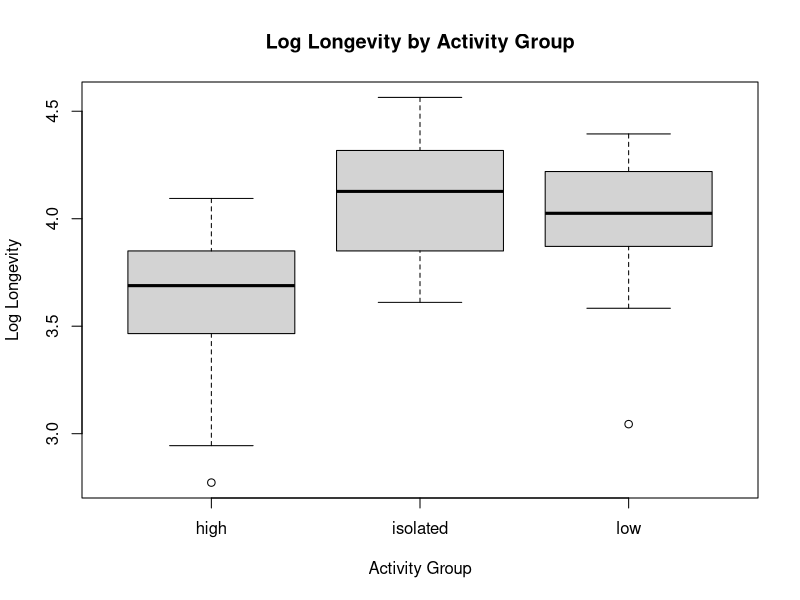
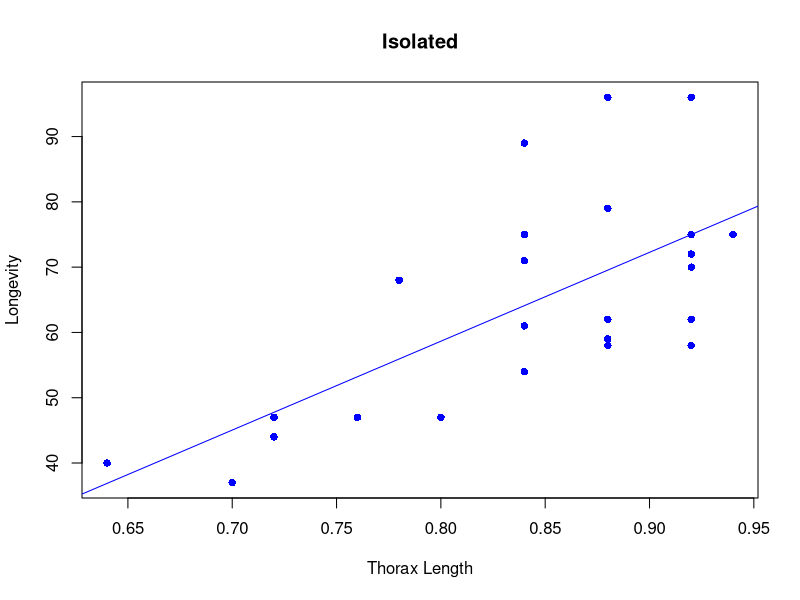
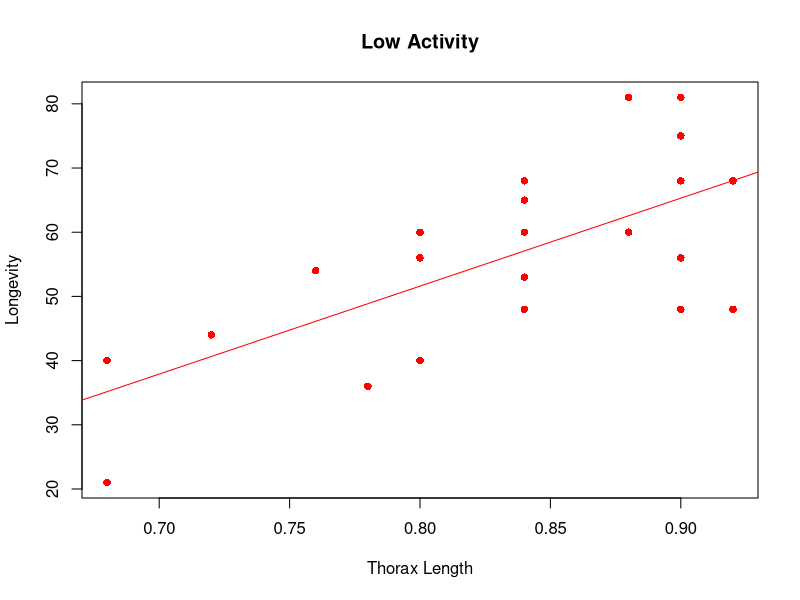
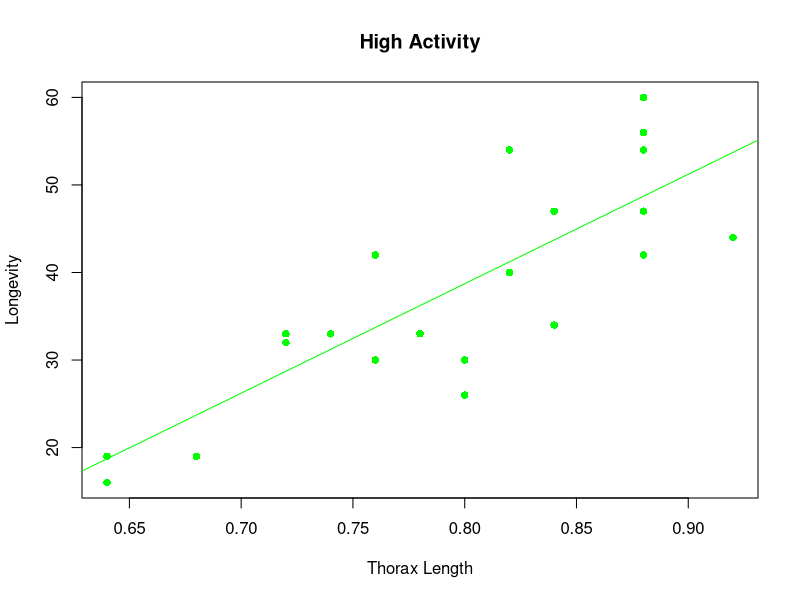
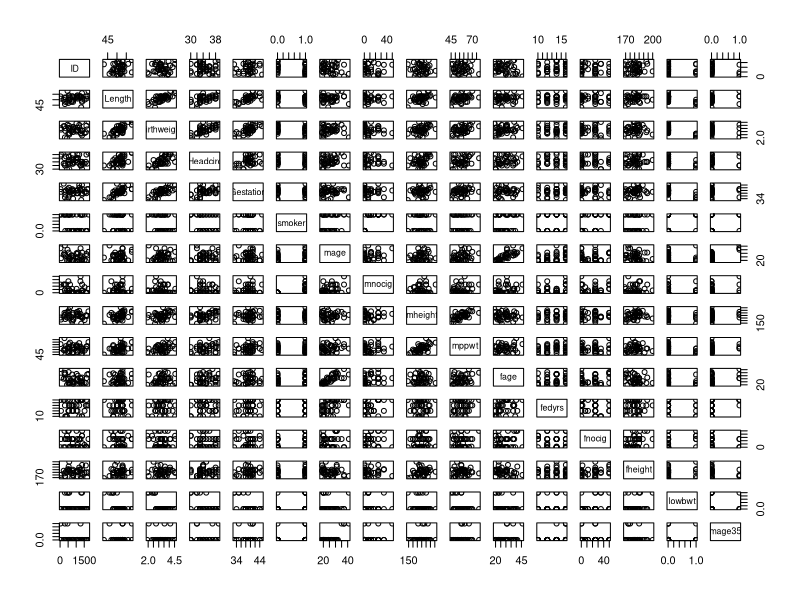
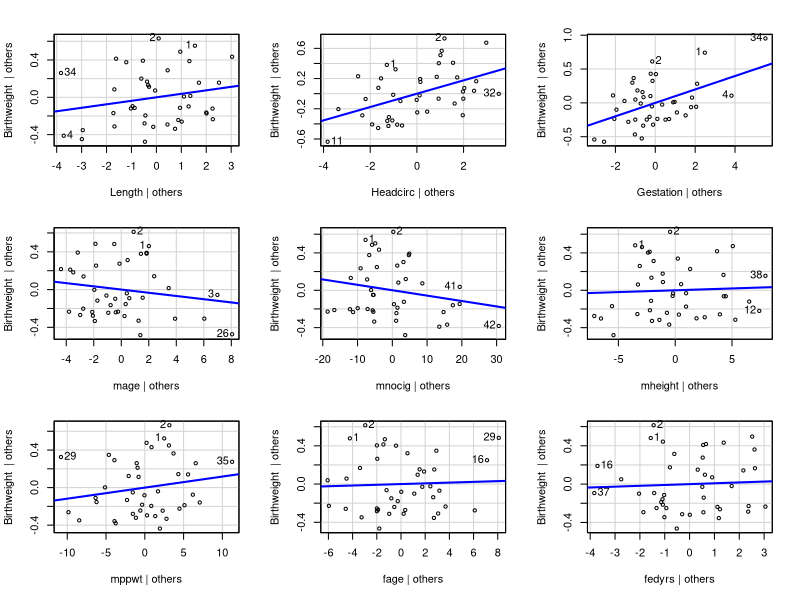
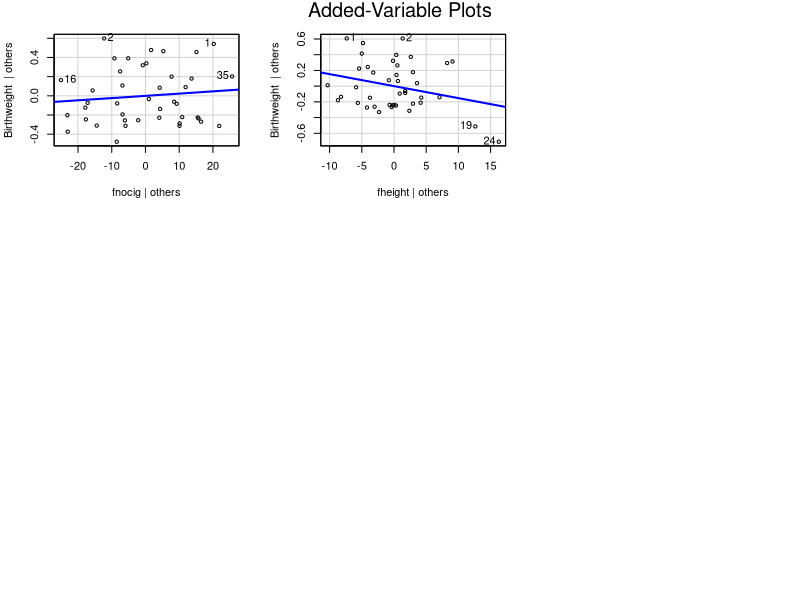
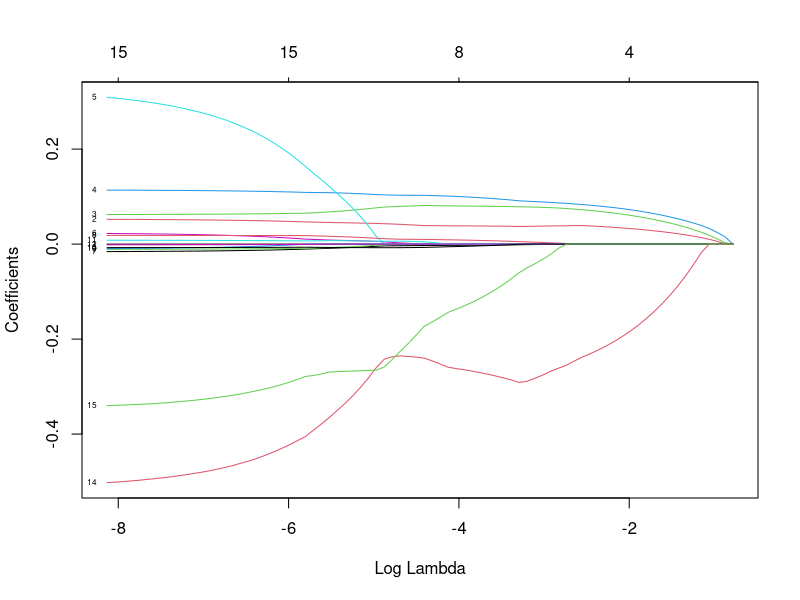

Reproduce these figures in R, in order. (Note: this script raises an error after producing the figures.)
## ---- chunk 1
knitr::opts_chunk$set(echo = TRUE)
set.seed(333)
library(lme4)
library(Matrix)
library(carData)
options(digits=3)
## ---- chunk 2
fruitfly_data=read.table(file="fruitflies.txt",header=TRUE)
## ---- chunk 3
fruitfly_data$loglongevity <- log(fruitfly_data$longevity)
## ---- chunk 4
boxplot(loglongevity ~ activity, data = fruitfly_data, 
        xlab = "Activity Group", ylab = "Log Longevity",
        main = "Log Longevity by Activity Group")
## ---- chunk 5
fruitfly_data$activity=factor(fruitfly_data$activity)
longaov <- lm(loglongevity ~ activity, data = fruitfly_data); anova(longaov)
summary(longaov)
## ---- chunk 6
tapply(fruitfly_data$longevity, fruitfly_data$activity, mean)
## ---- chunk 7
longaov <- lm(longevity ~ thorax + activity, data = fruitfly_data)
anova(longaov)
## ---- chunk 8
summary(longaov)
## ---- chunk 9
# Not sure about this...
avg_thorax_length <- mean(fruitfly_data$thorax)
avg_thorax_length

estimated_longevity_isolated <- (-67.37) + 20.07 + (132.62 * avg_thorax_length)
estimated_longevity_low <- (-67.37) + 13.05 + (132.62 * avg_thorax_length)
estimated_longevity_high <- (-67.37) + (132.62 * avg_thorax_length)

estimated_longevity_isolated
estimated_longevity_low
estimated_longevity_high
## ---- chunk 10
# Scatter plots for each activity group with linear regression lines
plot(fruitfly_data$thorax[fruitfly_data$activity == "isolated"], fruitfly_data$longevity[fruitfly_data$activity == "isolated"],
     xlab = "Thorax Length", ylab = "Longevity", main = "Isolated", pch = 16, col = "blue")
abline(lm(longevity ~ thorax, data = subset(fruitfly_data, activity == "isolated")), col = "blue")

plot(fruitfly_data$thorax[fruitfly_data$activity == "low"], fruitfly_data$longevity[fruitfly_data$activity == "low"],
     xlab = "Thorax Length", ylab = "Longevity", main = "Low Activity", pch = 16, col = "red")
abline(lm(longevity ~ thorax, data = subset(fruitfly_data, activity == "low")), col = "red")

plot(fruitfly_data$thorax[fruitfly_data$activity == "high"], fruitfly_data$longevity[fruitfly_data$activity == "high"],
     xlab = "Thorax Length", ylab = "Longevity", main = "High Activity", pch = 16, col = "green")
abline(lm(longevity ~ thorax, data = subset(fruitfly_data, activity == "high")), col = "green")

## ---- chunk 11
longaov = lm(loglongevity ~ thorax*activity, data = fruitfly_data)
summary(longaov)
## ---- chunk 12
longaov = lm(longevity ~ activity*thorax, data = fruitfly_data)
summary(longaov)
## ---- chunk 13
birthweight_data=read.csv(file="Birthweight.csv",header=TRUE)

## ---- chunk 14
pairs(birthweight_data) # Also plot residuals?
## ---- chunk 15
library("car")
birthweight_lm <- lm(Birthweight ~ Length + Headcirc + Gestation + mage + mnocig + mheight + mppwt + fage + fedyrs + fnocig + fheight, data=birthweight_data)
avPlots(birthweight_lm)
## ---- chunk 16
round(cooks.distance(birthweight_lm),2)
## ---- chunk 17
round(cor(birthweight_data), 2)
vif(birthweight_lm)
## ---- chunk 18
reduced_bw_lm = lm(Birthweight ~ Headcirc + Gestation, data=birthweight_data)
summary(reduced_bw_lm)

## ---- chunk 19
new_data <- data.frame(Headcirc = mean(birthweight_data$Headcirc),
                       Gestation = mean(birthweight_data$Gestation))

# Predict Birthweight using the reduced model
predicted <- predict(reduced_bw_lm, new_data, interval = "confidence", level = 0.95)

# Extract confidence intervals
confidence_intervals <- predicted[, c("fit", "lwr", "upr")]

# Predict Birthweight with prediction intervals
predicted_with_intervals <- predict(reduced_bw_lm, new_data, interval = "prediction", level = 0.95)

# Extract prediction intervals
prediction_intervals <- predicted_with_intervals[, c("fit", "lwr", "upr")]

# Display the results
confidence_intervals
prediction_intervals
## ---- chunk 20
set.seed(123)
library(glmnet)
x=as.matrix(birthweight_data[,-3]) #remove the response variable
y=as.double(as.matrix(birthweight_data[,3])) #only the response variable
train=sample(1:nrow(x),0.67*nrow(x)) # train by using 2/3 of the data
x.train=x[train,]; y.train=y[train] # data to train
x.test=x[-train,]; y.test=y[-train] # data to test the prediction quality
lasso.mod=glmnet(x.train,y.train,alpha=1)
cv.lasso=cv.glmnet(x.train,y.train,alpha=1,type.measure='mse')
plot(lasso.mod,label=T,xvar="lambda") #have a look at the lasso path
plot(cv.lasso) # the best lambda by cross-validation
plot(cv.lasso$glmnet.fit,xvar="lambda",label=T)
lambda.min=cv.lasso$lambda.min; lambda.1se=cv.lasso$lambda.1se
coef(lasso.mod,s=cv.lasso$lambda.1se) #beta’s for the best lambda
y.pred=predict(lasso.mod,s=lambda.1se,newx=x.test) #predict for test
mse.lasso=mean((y.test-y.pred)^2) #mse for the predicted test rows
new_model = lm(Birthweight ~ Length + Headcirc + Gestation + lowbwt, data=birthweight_data)
summary(new_model)
summary(reduced_bw_lm)
## ---- chunk 21
# Summary statistics
table(smoker = birthweight_data$smoker, lowbwt = birthweight_data$lowbwt)
table(mage35 = birthweight_data$mage35, lowbwt = birthweight_data$lowbwt)

# For smoking mothers
boxplot(Birthweight ~ smoker, data=birthweight_data, main="Birthweight by Smoking", xlab="Smoker", ylab="Birthweight")

# For mothers over 35
boxplot(Birthweight ~ mage35, data=birthweight_data, main="Birthweight by Mother's Age", xlab="Mother age > 35", ylab="Birthweight")
## ---- chunk 22
# do we need factors? mage35 for example?
lr_model = glm(lowbwt ~ Gestation + smoker + mage35, family = binomial, data = birthweight_data)
drop1()

summary(lr_model)
## ---- chunk 23
lr_model_1 <- glm(lowbwt ~ smoker * Gestation + mage35, data = birthweight_data, family = binomial)

lr_model_2 <- glm(lowbwt ~ mage35 * Gestation + smoker, data = birthweight_data, family = binomial)

summary(lr_model_1)
summary(lr_model_2)

## ---- chunk 24
lr_model_no_age = glm(lowbwt ~ Gestation + smoker, family = binomial, data = birthweight_data)
# Define the predictor values for each combination
predictor_values <- expand.grid(smoker = c(0, 1), Gestation = 40)

# Predict the probability of low birth weight for each combination
predicted_probabilities <- predict(lr_model_no_age, newdata = predictor_values, type = "response")

# Combine predictor values and predicted probabilities into a data frame
results <- cbind(predictor_values, Probability_Low_Birthweight = predicted_probabilities)

# Print the results
print(results)

## ---- chunk 25
chi2_test_smoker = chisq.test(table(birthweight_data$smoker, birthweight_data$lowbwt))
print(chi2_test_smoker)

chi2_test_mage35 = chisq.test(table(birthweight_data$mage35, birthweight_data$lowbwt))
print(chi2_test_mage35)
## ---- chunk 26
# Assuming birthweight_data is your dataset
summary(birthweight_data)

# Fit a linear model
TJ_BW <- lm(Birthweight ~ Length + Headcirc + Gestation + mage + mnocig + mheight + mppwt + fage + fedyrs + fnocig + fheight, data=birthweight_data)

# Plot diagnostics for influential points
par(mfrow=c(2,2))
plot(TJ_BW, which=1:4) # Plots for residuals, leverage, etc.
round(cooks.distance(TJ_BW),2)


## ---- chunk 27
predictors <- birthweight_data[, c("Length", "Headcirc", "Gestation", "mage", "mnocig", "mheight", "mppwt", "fage", "fedyrs", "fnocig", "fheight")]
print(cor(predictors))
library(carData)
vif_values <- vif(TJ_BW)
print(vif_values)
## ---- chunk 28
summary(TJ_BW)
TJ_BW_reduced <- step(TJ_BW, direction = "backward")
summary(TJ_BW_reduced)
## ---- chunk 29
plot(TJ_BW_reduced, which = 1)

qqnorm(residuals(TJ_BW_reduced))
qqline(residuals(TJ_BW_reduced))
shapiro.test(residuals(TJ_BW_reduced))
## ---- chunk 30
# Calculate the average values for the predictors
avg_data <- data.frame(
  Length = mean(birthweight_data$Length, na.rm = TRUE),
  Headcirc = mean(birthweight_data$Headcirc, na.rm = TRUE),
  Gestation = mean(birthweight_data$Gestation, na.rm = TRUE),
  mage = mean(birthweight_data$mage, na.rm = TRUE),
  mppwt = mean(birthweight_data$mppwt, na.rm = TRUE),
  fheight = mean(birthweight_data$fheight, na.rm = TRUE)
)

# Assuming your model is named 'TJ_BW_reduced' and is already fitted with the correct formula
# Predict the Birthweight for the average values with 95% confidence interval
confidence_interval <- predict(TJ_BW_reduced, newdata = avg_data, interval = "confidence", level = 0.95)

# Predict the Birthweight for the average values with 95% prediction interval
prediction_interval <- predict(TJ_BW_reduced, newdata = avg_data, interval = "prediction", level = 0.95)

# View the results
confidence_interval
prediction_interval
## ---- chunk 31
library(glmnet)
set.seed(3)
x=as.matrix(birthweight_data[,-3]) #remove the response variable
y=as.double(as.matrix(birthweight_data[,3])) #only the response variable
train=sample(1:nrow(x),0.67*nrow(x)) # train by using 2/3 of the data
x.train=x[train,]; y.train=y[train] # data to train
x.test=x[-train,]; y.test=y[-train] # data to test the prediction quality
lasso.mod=glmnet(x.train,y.train,alpha=1)
cv.lasso=cv.glmnet(x.train,y.train,alpha=1,type.measure="mse")
plot(lasso.mod,label=T,xvar="lambda") #have a look at the lasso path
plot(cv.lasso) # the best lambda by cross-validation
lambda.min=cv.lasso$lambda.min; lambda.1se=cv.lasso$lambda.1se
coef(lasso.mod,s=cv.lasso$lambda.1se) #beta’s for the best lambda
y.pred=predict(lasso.mod,s=lambda.1se,newx=x.test) #predict for test
mse.lasso=mean((y.test-y.pred)^2) #mse for the predicted test rows
## ---- chunk 32
awards_data=read.table(file="awards.txt",header=TRUE)
## ---- chunk 33
awards_data$prog <- factor(awards_data$prog)
awards_data$prog <- relevel(awards_data$prog, ref="1")
poisson_model=glm(num_awards~prog,family=poisson,data=awards_data)
summary(poisson_model)


newdata = data.frame(prog = factor(c(1, 2, 3)))
predicted_awards = predict(poisson_model, newdata = newdata, type = "response")

print(predicted_awards)
## ---- chunk 34
kruskal_test <- kruskal.test(num_awards ~ prog, data = awards_data)
print(kruskal_test)
## ---- chunk 35
awards_data$prog <- relevel(awards_data$prog, ref="1")
poisson_model=glm(num_awards~prog*math,family=poisson,data=awards_data)
summary(poisson_model)

program_types <- unique(awards_data$prog)
math_score <- 56
predicted_awards <- predict(poisson_model, newdata = data.frame(prog = program_types, math = math_score), type = "response")

print(predicted_awards)
